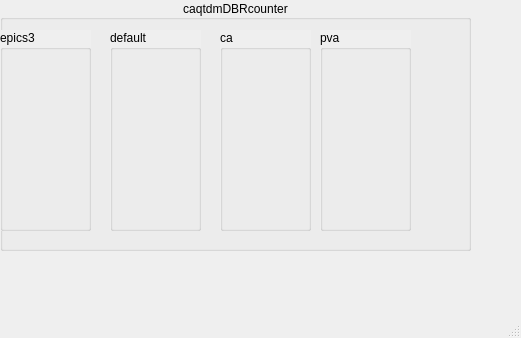
<?xml version="1.0" encoding="UTF-8"?>
<ui version="4.0">
 <class>MainWindow</class>
 <widget class="QMainWindow" name="MainWindow">
  <property name="geometry">
   <rect>
    <x>0</x>
    <y>0</y>
    <width>521</width>
    <height>338</height>
   </rect>
  </property>
  <property name="windowTitle">
   <string>MainWindow</string>
  </property>
  <widget class="QWidget" name="centralwidget">
   <widget class="QGroupBox" name="groupBox_6">
    <property name="geometry">
     <rect>
      <x>0</x>
      <y>0</y>
      <width>471</width>
      <height>251</height>
     </rect>
    </property>
    <property name="autoFillBackground">
     <bool>true</bool>
    </property>
    <property name="title">
     <string>caqtdmDBRcounter</string>
    </property>
    <property name="alignment">
     <set>Qt::AlignCenter</set>
    </property>
    <widget class="QGroupBox" name="groupBox_7">
     <property name="geometry">
      <rect>
       <x>0</x>
       <y>30</y>
       <width>91</width>
       <height>201</height>
      </rect>
     </property>
     <property name="autoFillBackground">
      <bool>true</bool>
     </property>
     <property name="title">
      <string>epics3</string>
     </property>
     <widget class="caSlider" name="caslider_3">
      <property name="geometry">
       <rect>
        <x>30</x>
        <y>20</y>
        <width>20</width>
        <height>150</height>
       </rect>
      </property>
      <property name="channel" stdset="0">
       <string notr="true">epics3://caqtdmDBRcounter</string>
      </property>
      <property name="colorMode">
       <enum>caSlider::Alarm</enum>
      </property>
     </widget>
    </widget>
    <widget class="QGroupBox" name="groupBox_9">
     <property name="geometry">
      <rect>
       <x>110</x>
       <y>30</y>
       <width>91</width>
       <height>201</height>
      </rect>
     </property>
     <property name="autoFillBackground">
      <bool>true</bool>
     </property>
     <property name="title">
      <string>default</string>
     </property>
     <widget class="caSlider" name="caslider_5">
      <property name="geometry">
       <rect>
        <x>30</x>
        <y>20</y>
        <width>20</width>
        <height>150</height>
       </rect>
      </property>
      <property name="channel" stdset="0">
       <string notr="true">caqtdmDBRcounter</string>
      </property>
      <property name="colorMode">
       <enum>caSlider::Alarm</enum>
      </property>
     </widget>
    </widget>
    <widget class="QGroupBox" name="groupBox_10">
     <property name="geometry">
      <rect>
       <x>220</x>
       <y>30</y>
       <width>91</width>
       <height>201</height>
      </rect>
     </property>
     <property name="autoFillBackground">
      <bool>true</bool>
     </property>
     <property name="title">
      <string>ca</string>
     </property>
     <widget class="caSlider" name="caslider_6">
      <property name="geometry">
       <rect>
        <x>30</x>
        <y>20</y>
        <width>20</width>
        <height>150</height>
       </rect>
      </property>
      <property name="channel" stdset="0">
       <string notr="true">ca://caqtdmDBRcounter</string>
      </property>
      <property name="colorMode">
       <enum>caSlider::Alarm</enum>
      </property>
     </widget>
    </widget>
    <widget class="QGroupBox" name="groupBox_11">
     <property name="geometry">
      <rect>
       <x>320</x>
       <y>30</y>
       <width>91</width>
       <height>201</height>
      </rect>
     </property>
     <property name="autoFillBackground">
      <bool>true</bool>
     </property>
     <property name="title">
      <string>pva</string>
     </property>
     <widget class="caSlider" name="caslider_7">
      <property name="geometry">
       <rect>
        <x>30</x>
        <y>20</y>
        <width>20</width>
        <height>150</height>
       </rect>
      </property>
      <property name="channel" stdset="0">
       <string notr="true">pva://caqtdmDBRcounter</string>
      </property>
      <property name="colorMode">
       <enum>caSlider::Alarm</enum>
      </property>
     </widget>
    </widget>
   </widget>
  </widget>
  <widget class="QMenuBar" name="menubar">
   <property name="geometry">
    <rect>
     <x>0</x>
     <y>0</y>
     <width>521</width>
     <height>19</height>
    </rect>
   </property>
  </widget>
  <widget class="QStatusBar" name="statusbar"/>
 </widget>
 <customwidgets>
  <customwidget>
   <class>caSlider</class>
   <extends>QWidget</extends>
   <header>caSlider</header>
  </customwidget>
 </customwidgets>
 <resources/>
 <connections/>
</ui>
